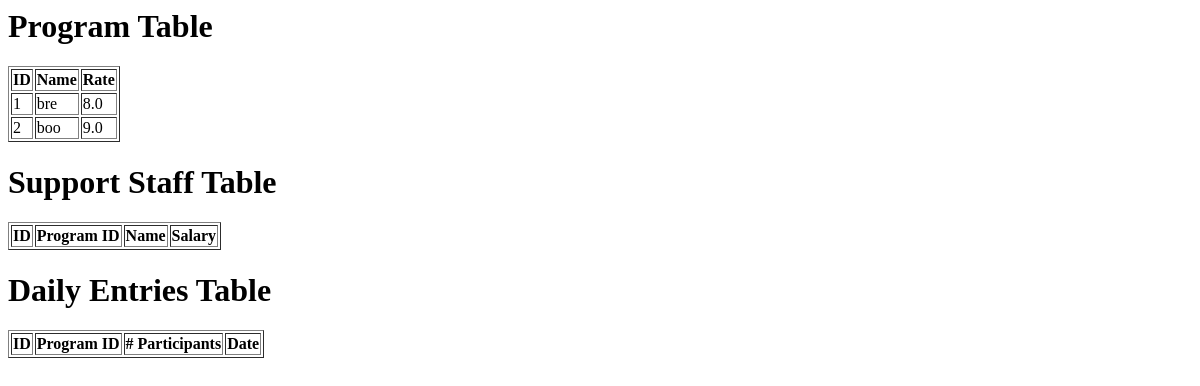
The app's page /view_database, older data.
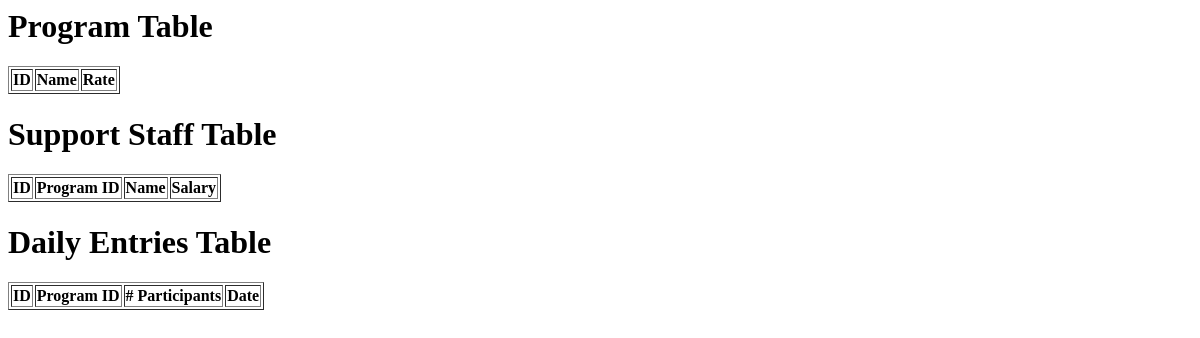
The same page, newer data.
### app/models.py (models this page shows, shortened)
class ProgramModel(db.Model):
    __tablename__ = 'program_model'
    id = db.Column(db.Integer, primary_key=True)
    name = db.Column(db.String(100), nullable=False)
    rate = db.Column(db.Float, nullable=False)

### app/routes.py (the view)
@main.route('/view_database')
def view_database():
    programs = ProgramModel.query.all()
    staff = CostsPerProgramModel.query.all()
    entries = DailyEntriesModel.query.all()
    return render_template('view_database.html', programs=programs, staff=staff, entries=entries)

### app/templates/view_database.html (shortened to what this page needs)
<h1>Program Table</h1>
<table border="1">
    <tr>
        <th>ID</th><th>Name</th><th>Rate</th>
    </tr>
    {% for program in programs %}
    <tr>
        <td>{{ program.id }}</td>
        <td>{{ program.name }}</td>
        <td>{{ program.rate }}</td>
    </tr>
    {% endfor %}
</table>
<h1>Support Staff Table</h1>
<table border="1">
    <tr>
        <th>ID</th><th>Program ID</th><th>Name</th><th>Salary</th>
    </tr>
</table>
<h1>Daily Entries Table</h1>
<table border="1">
    <tr>
        <th>ID</th><th>Program ID</th><th># Participants</th><th>Date</th>
    </tr>
</table>

Row changes from the older to the newer data that the page shows:
removed ProgramModel: id "1", name "bre", rate "8.0"
removed ProgramModel: id "2", name "boo", rate "9.0"
